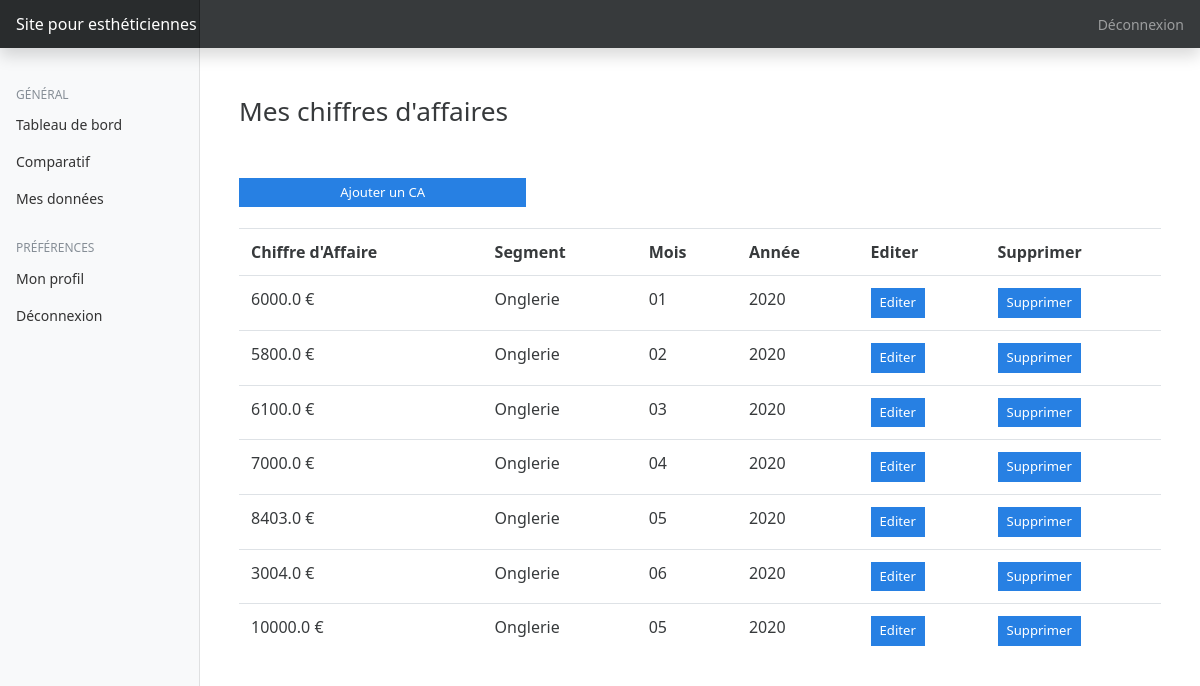
/mescomptes (signed in), run on an earlier commit of the app's database.
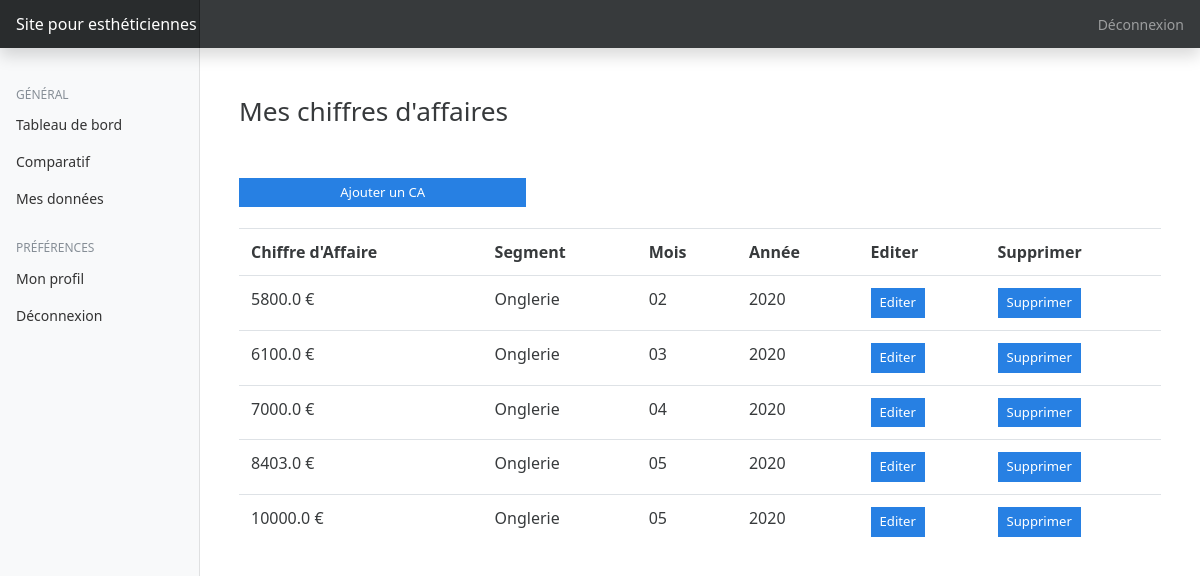
And on a later commit of the database.
### accounts/models.py (models this page shows, shortened)
class CA(models.Model):
    SEGMENT = (
        ('Onglerie', 'Onglerie'),
        ('Epilation', 'Epilation'),
        ('Prestations corps', 'Prestations corps'),
        ('Prestations visage', 'Prestations visage'),
        ('Maquillage', 'Maquillage')
    )
    YEAR = tuple((str(i), str(i)) for i in range(
        2010, int(datetime.date.today().strftime("%Y")) + 1))  # Obtenir la liste des années en format string de 2010 à aujourd'hui.
    MONTH = (("01", "01"), ("02", "02"), ("03", "03"), ("04", "04"), ("05", "05"), ("06", "06"),
             ("07", "07"), ("08", "08"), ("09",
                                          "09"), ("10", "10"), ("11", "11"), ("12", "12")
             )
    month = models.CharField(max_length=200, null=True, choices=MONTH)
    year = models.CharField(max_length=200, null=True, choices=YEAR)
    montant = models.FloatField(null=True)
    company = models.CharField(max_length=200, null=True)
    author = models.ForeignKey(to=User, null=True,
                               on_delete=models.CASCADE)
    segment = models.CharField(max_length=200, null=True, choices=SEGMENT)
    date_created = models.DateTimeField(auto_now_add=True, null=True)
    date = models.DateTimeField(null=True)

### accounts/views.py (the view)
# urls.py: path('mescomptes', views.mescomptes, name="mescomptes"),
@login_required(login_url='login')
def mescomptes(request):
    current_user = request.user
    CAs_current_user = CA.objects.filter(author=current_user)
    return render(request, 'accounts/mescomptes.html', {'CAs_current_user': CAs_current_user})

### templates/accounts/mescomptes.html
{% extends 'base.html' %}
{% block content %}
<div class="row">
    <div class="col-md">
        <div class="col-sm-12">
            <h3>Mes chiffres d'affaires</h3>
            <br/>
            <br/>
        </div>
        <div class="col-sm-4">
            <a class="btn btn-primary  btn-sm btn-block" href={% url 'add_ca' %}>Ajouter un CA</a>
            <br/>
        </div>
        <div class="col-sm-12">
            <table class="table">
                <tr>
                    <th>Chiffre d'Affaire</th>
                    <th>Segment</th>
                    <th>Mois</th>
                    <th>Année</th>
                    <th>Editer</th>
                    <th>Supprimer</th>
                </tr>
                {% for i in CAs_current_user %}
                    <tr>
                        <td>{{i.montant}} €</td>
                        <td>{{i.segment}}</td>
                        <td>{{i.month}}</td>
                        <td>{{i.year}}</td>
                        <td><a class="btn btn-sm btn-info" href="{% url 'edit_ca' i.id %}">Editer</a></td>
                        <td><a class="btn btn-sm btn-info" href="{% url 'delete_ca' i.id %}" onclick="return confirm('Etes vous sûr de vouloir le supprimer? Cette opération est irréversible...');">Supprimer</a></td>
                    </tr>
                {% endfor %}
            </table>
        </div>
    </div>
</div>
{% endblock content %}

### templates/base.html (shortened to what this page needs)
{% load static %}
<html lang="en">
  <head>
    <link href="{% static 'css/bootstrap.min.css'%}" rel="stylesheet" />
    <link href="{% static 'css/main.css'%}" rel="stylesheet" />
    <link href="{% static 'css/dashboard.css' %}" rel="stylesheet" />
  </head>
  <body>
    {% include 'partials/_header.html' %}
    <div class="container-fluid">
      <div class="row">
        {% include 'partials/_sidebar.html' %}
        <main role="main" class="col-md-9 ml-sm-auto col-lg-10 px-4">
          {% block content %} {% endblock content %}
        </main>
      </div>
    </div>
    </body>
</html>

### templates/partials/_header.html (shortened to what this page needs)
{% load static %}
<header class="navbar navbar-dark sticky-top bg-dark flex-md-nowrap p-0 shadow">
    <a class="navbar-brand col-md-3 col-lg-2 me-0 px-3" href="#">Site pour esthéticiennes</a>
    <div class="navbar-nav">
      <div class="nav-item text-nowrap">
        <a class="nav-link px-3" href="{% url 'logout' %}">Déconnexion</a>
      </div>
    </div>
  </header>

### templates/partials/_sidebar.html (shortened to what this page needs)
{% load static %}
<nav id="sidebarMenu" class="col-md-3 col-lg-2 d-md-block bg-light sidebar collapse">
    <div class="position-sticky pt-3">
      <h6 class="sidebar-heading d-flex justify-content-between align-items-center px-3 mt-4 mb-1 text-muted">
        <span>Général</span>
      </h6>
      <ul class="nav flex-column">
        <li class="nav-item">
          <a class="nav-link" href="{% url 'home' %}">
            Tableau de bord
          </a>
        </li>
        <li class="nav-item">
          <a class="nav-link" href="{% url 'comparatif' %}">
            Comparatif
          </a>
        </li>
        <li class="nav-item">
          <a class="nav-link" href="{% url 'mescomptes' %}">
            Mes données
          </a>
        </li>
      <h6 class="sidebar-heading d-flex justify-content-between align-items-center px-3 mt-4 mb-1 text-muted">
        <span>Préférences</span>
      </h6>
      <ul class="nav flex-column mb-2">
        <li class="nav-item">
          <a class="nav-link" href="{% url 'profile' %}">
            Mon profil
          </a>
        </li>
        <li class="nav-item">
          <a class="nav-link" href="{% url 'logout' %}">
            Déconnexion
          </a>
        </li>
      </ul>
    </div>
  </nav>

### esthsite/static/css/dashboard.css (style rules this page uses)
body { font-size: 0.875rem; }
.sidebar { position: fixed; top: 0; bottom: 0; left: 0; z-index: 100; padding: 48px 0 0; box-shadow: inset -1px 0 0 rgba(0, 0, 0, 0.1); }
.sidebar .nav-link { font-weight: 500; color: #333; }
.sidebar-heading { font-size: 0.75rem; text-transform: uppercase; }
[role="main"] { padding-top: 133px; }
@media (min-width: 768px) { [role="main"] { padding-top: 48px; } }
.navbar-brand { padding-top: 0.75rem; padding-bottom: 0.75rem; font-size: 1rem; background-color: rgba(0, 0, 0, 0.25); box-shadow: inset -1px 0 0 rgba(0, 0, 0, 0.25); }

What changed in the data, as far as the page shows it:
removed CA: montant "6000.0", segment "Onglerie", month "01", year "2020"
removed CA: montant "3004.0", segment "Onglerie", month "06", year "2020"
